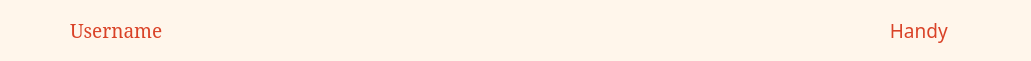
      <widget class="QFrame" name="frame_3">
       <property name="geometry">
        <rect>
         <x>19</x>
         <y>10</y>
         <width>1031</width>
         <height>61</height>
        </rect>
       </property>
       <property name="styleSheet">
        <string notr="true">background-color: rgb(255, 246, 235);
border-radius: 10px;</string>
       </property>
       <property name="frameShape">
        <enum>QFrame::StyledPanel</enum>
       </property>
       <property name="frameShadow">
        <enum>QFrame::Raised</enum>
       </property>
       <widget class="QLabel" name="Username_label">
        <property name="geometry">
         <rect>
          <x>70</x>
          <y>20</y>
          <width>191</width>
          <height>21</height>
         </rect>
        </property>
        <property name="font">
         <font>
          <family>Elephant</family>
          <pointsize>14</pointsize>
         </font>
        </property>
        <property name="styleSheet">
         <string notr="true">color: rgb(217, 66, 39);</string>
        </property>
        <property name="text">
         <string>Username</string>
        </property>
       </widget>
       <widget class="QLabel" name="label_5">
        <property name="geometry">
         <rect>
          <x>20</x>
          <y>10</y>
          <width>41</width>
          <height>41</height>
         </rect>
        </property>
        <property name="minimumSize">
         <size>
          <width>1</width>
          <height>1</height>
         </size>
        </property>
        <property name="maximumSize">
         <size>
          <width>50</width>
          <height>50</height>
         </size>
        </property>
        <property name="autoFillBackground">
         <bool>false</bool>
        </property>
        <property name="styleSheet">
         <string notr="true">color: rgb(217, 66, 39);</string>
        </property>
        <property name="text">
         <string/>
        </property>
        <property name="pixmap">
         <pixmap resource="ResourceFiles.qrc">:/Icons/user-circle-svgrepo-com.svg</pixmap>
        </property>
        <property name="scaledContents">
         <bool>true</bool>
        </property>
        <property name="openExternalLinks">
         <bool>true</bool>
        </property>
       </widget>
       <widget class="QLabel" name="label_4">
        <property name="geometry">
         <rect>
          <x>970</x>
          <y>10</y>
          <width>41</width>
          <height>41</height>
         </rect>
        </property>
        <property name="text">
         <string/>
        </property>
        <property name="pixmap">
         <pixmap resource="ResourceFiles.qrc">:/Images/hearthands2round.png</pixmap>
        </property>
        <property name="scaledContents">
         <bool>true</bool>
        </property>
       </widget>
       <widget class="QLabel" name="label_6">
        <property name="geometry">
         <rect>
          <x>880</x>
          <y>10</y>
          <width>91</width>
          <height>41</height>
         </rect>
        </property>
        <property name="font">
         <font>
          <family>Forte</family>
          <pointsize>14</pointsize>
         </font>
        </property>
        <property name="styleSheet">
         <string notr="true">color: rgb(217, 66, 39);
</string>
        </property>
        <property name="text">
         <string>  Handy</string>
        </property>
       </widget>
      </widget>
